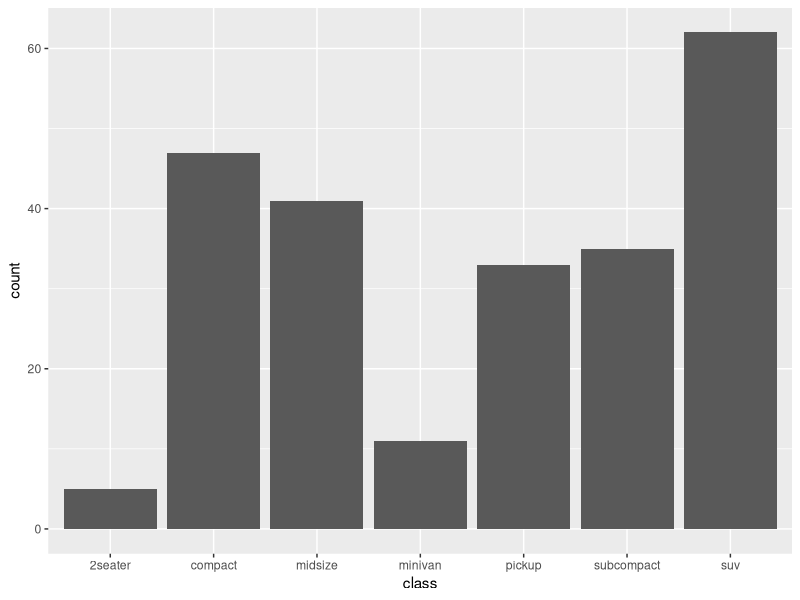
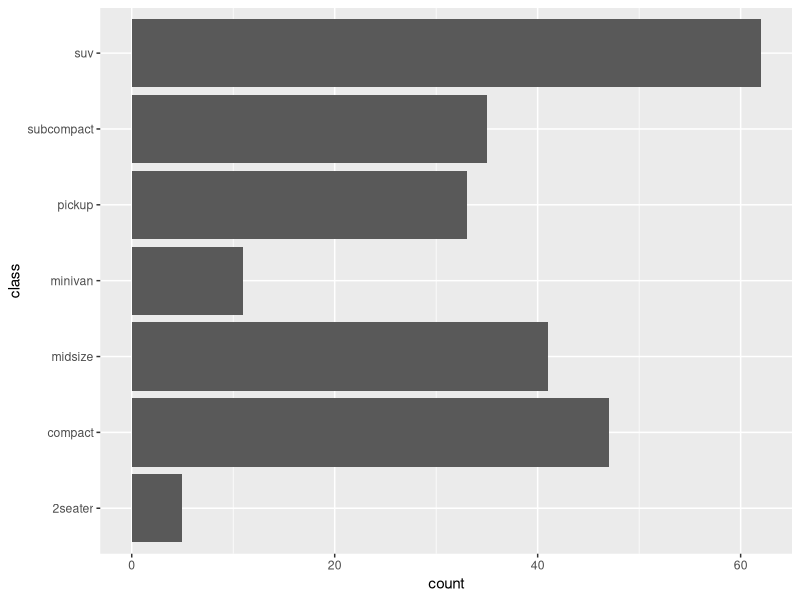
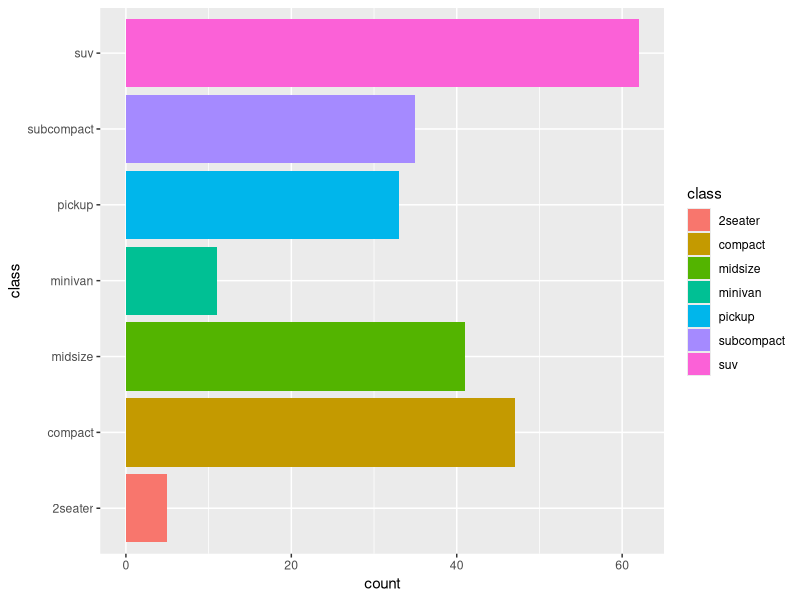
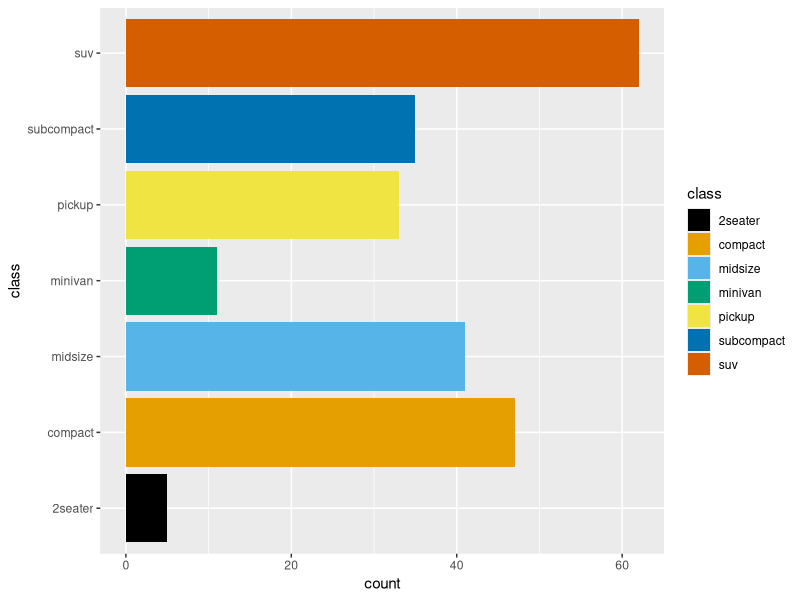
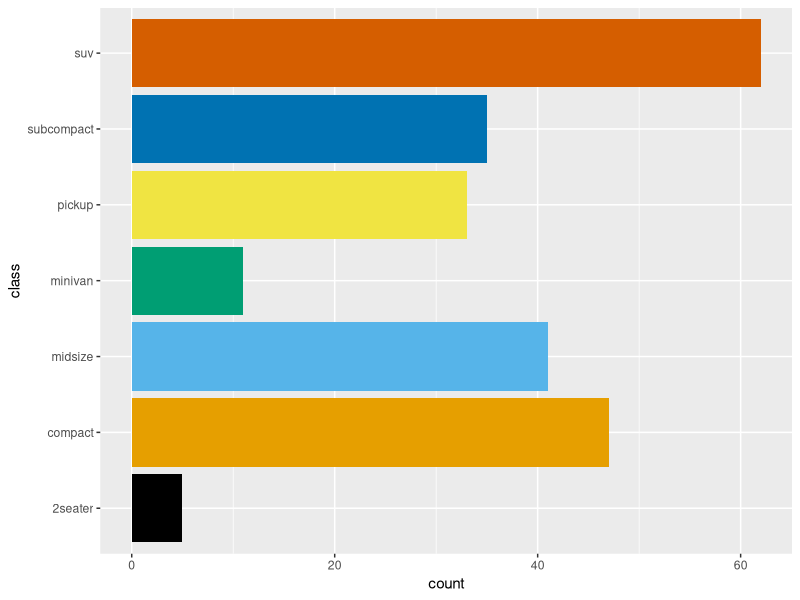
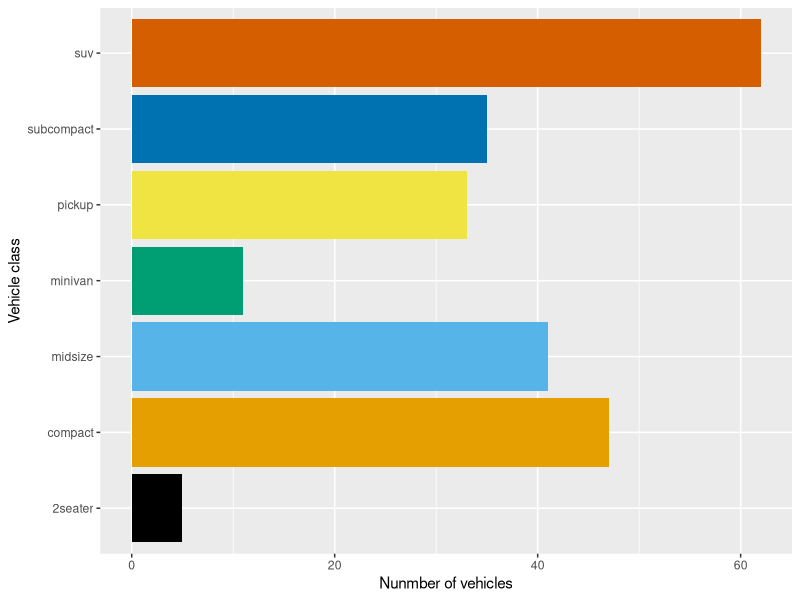
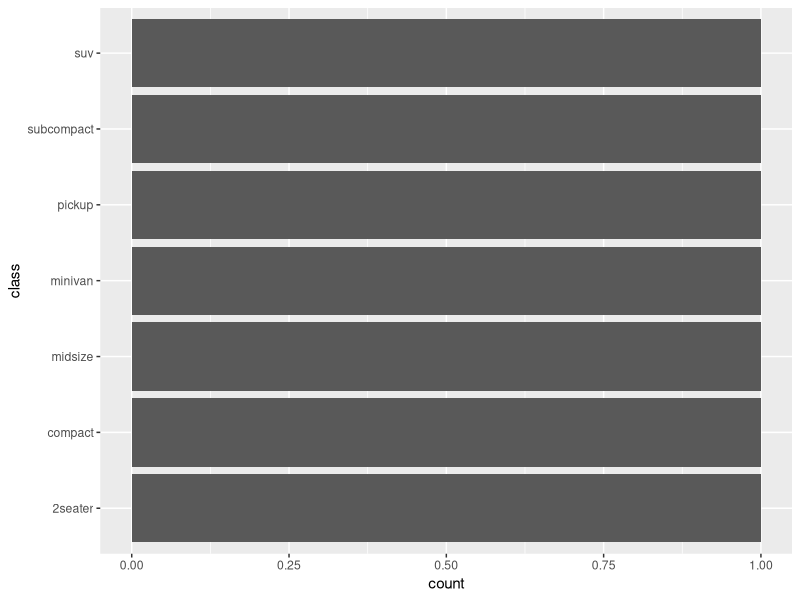

These charts were generated, in order, by the following R code: (Note: this script raises an error after producing the figures.)
library(tidyverse)

mpg <- mpg

mpg |> 
  distinct(drv)


mpg |> 
  distinct(class)


ggplot(data = mpg,
       mapping = aes(x = class)) +
  geom_bar()


ggplot(data = mpg,
       mapping = aes(y = class)) +
  geom_bar()



ggplot(data = mpg,
       mapping = aes(y = class,
                     fill = class)) +
  geom_bar()



ggplot(data = mpg,
       mapping = aes(y = class,
                     fill = class)) +
  geom_bar() +
  ggthemes::scale_fill_colorblind()


ggplot(data = mpg,
       mapping = aes(y = class,
                     fill = class)) +
  geom_bar(show.legend = FALSE) +
  ggthemes::scale_fill_colorblind()



ggplot(data = mpg,
       mapping = aes(y = class,
                     fill = class)) +
  geom_bar(show.legend = FALSE) +
  ggthemes::scale_fill_colorblind() +
  labs(x = "Nunmber of vehicles",
       y = "Vehicle class")




# count() -----------------------------------------------------------------


class_counts <- mpg |> 
  count(class)


ggplot(data = class_counts,
       mapping = aes(y = class)) +
  geom_bar()


# error
ggplot(data = class_counts,
       mapping = aes(y = class,
                     x = n)) +
  geom_bar()




# geom_col() requires both x and y aesthetic mappings
ggplot(data = class_counts,
       mapping = aes(y = class,
                     x = n)) +
  geom_col()


# error:
ggplot(data = class_counts,
       mapping = aes(y = class)) +
  geom_col()


ggplot(data = class_counts,
       mapping = aes(x = class)) +
  geom_col()



ggplot(data = class_counts,
       mapping = aes(x = n,
                     y = class)) +
  geom_col()

ggplot(data = class_counts,
       mapping = aes(x = n,
                     y = fct_reorder(class, n))) +
  geom_col()



# classwork 12 ------------------------------------------------------------

library(ggthemes)
ggplot(data = mpg,
       mapping = aes(y = fl,
                     fill = fl)) +
  geom_bar(show.legend = FALSE) +
  scale_fill_colorblind()



fuel_counts <- mpg |>
  count(fl)

ggplot(data = fuel_counts,
       mapping = aes(y = fl,
                     fill = fl,
                     x = n)
       ) +
  geom_col(show.legend = FALSE) +
  scale_fill_colorblind()

ggplot(data = fuel_counts,
       mapping = aes(x = n,
                     y = fct_reorder(fl, n),
                     fill = fl)) +
  geom_col(show.legend = FALSE) +
  scale_fill_colorblind()


drv_counts <- mpg |>
  count(drv)


ggplot(data = drv_counts,
       mapping = aes(y = drv, x = n)) +
  geom_col()

ggplot(data = drv_counts,
       mapping = aes(y = fct_reorder(drv, n), 
                     x = n)) +
  geom_col()
